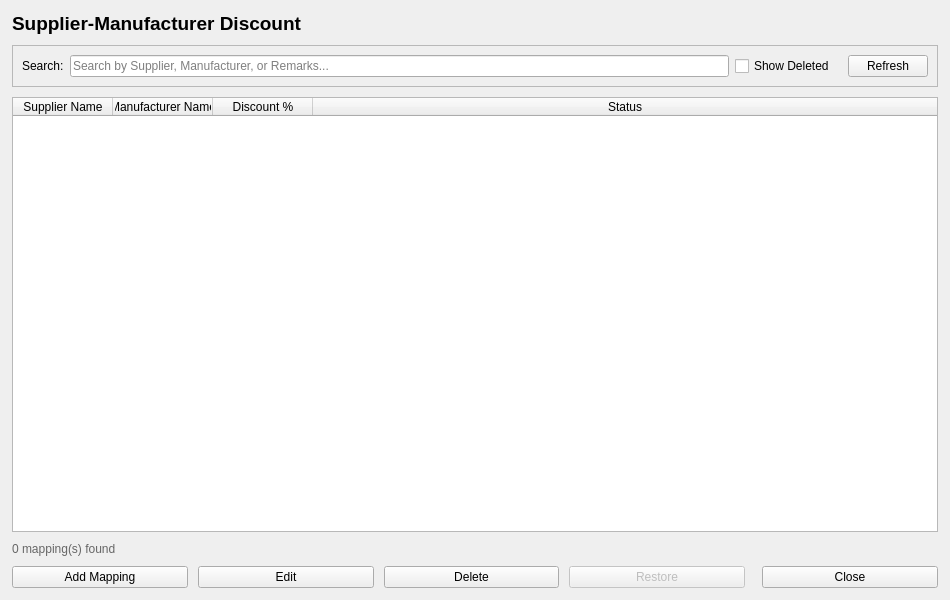
<?xml version="1.0" encoding="UTF-8"?>
<ui version="4.0">
 <class>SupplierManufacturerDiscountListWidget</class>
 <widget class="QWidget" name="SupplierManufacturerDiscountListWidget">
  <property name="geometry">
   <rect>
    <x>0</x>
    <y>0</y>
    <width>950</width>
    <height>600</height>
   </rect>
  </property>
  <property name="windowTitle">
   <string>Supplier-Manufacturer Discount</string>
  </property>
  <layout class="QVBoxLayout" name="verticalLayoutRoot">
   <property name="spacing">
    <number>10</number>
   </property>
   <property name="leftMargin">
    <number>12</number>
   </property>
   <property name="topMargin">
    <number>12</number>
   </property>
   <property name="rightMargin">
    <number>12</number>
   </property>
   <property name="bottomMargin">
    <number>12</number>
   </property>
   <item>
    <widget class="QLabel" name="lblTitle">
     <property name="font">
      <font>
       <pointsize>14</pointsize>
       <bold>true</bold>
      </font>
     </property>
     <property name="text">
      <string>Supplier-Manufacturer Discount</string>
     </property>
    </widget>
   </item>
   <item>
    <widget class="QFrame" name="frmToolbar">
     <property name="frameShape">
      <enum>QFrame::StyledPanel</enum>
     </property>
     <layout class="QHBoxLayout" name="horizontalLayoutToolbar">
      <item>
       <widget class="QLabel" name="lblSearch">
        <property name="text">
         <string>Search:</string>
        </property>
       </widget>
      </item>
      <item>
       <widget class="QLineEdit" name="txtSearch">
        <property name="placeholderText">
         <string>Search by Supplier, Manufacturer, or Remarks...</string>
        </property>
        <property name="clearButtonEnabled">
         <bool>true</bool>
        </property>
        <property name="toolTip">
         <string>Search Discount Mappings (Ctrl+F)</string>
        </property>
       </widget>
      </item>
      <item>
       <widget class="QCheckBox" name="chkShowDeleted">
        <property name="text">
         <string>Show Deleted</string>
        </property>
        <property name="toolTip">
         <string>Include soft-deleted mappings (needed to Restore one)</string>
        </property>
       </widget>
      </item>
      <item>
       <spacer name="horizontalSpacerToolbar">
        <property name="orientation">
         <enum>Qt::Horizontal</enum>
        </property>
       </spacer>
      </item>
      <item>
       <widget class="QPushButton" name="btnRefresh">
        <property name="text">
         <string>Refresh</string>
        </property>
        <property name="toolTip">
         <string>Reload discount list (F5)</string>
        </property>
       </widget>
      </item>
     </layout>
    </widget>
   </item>
   <item>
    <widget class="QTableWidget" name="tblDiscount">
     <property name="alternatingRowColors">
      <bool>true</bool>
     </property>
     <property name="selectionBehavior">
      <enum>QAbstractItemView::SelectRows</enum>
     </property>
     <property name="selectionMode">
      <enum>QAbstractItemView::SingleSelection</enum>
     </property>
     <property name="editTriggers">
      <set>QAbstractItemView::NoEditTriggers</set>
     </property>
     <property name="sortingEnabled">
      <bool>true</bool>
     </property>
     <attribute name="horizontalHeaderStretchLastSection">
      <bool>true</bool>
     </attribute>
     <column>
      <property name="text">
       <string>Supplier Name</string>
      </property>
     </column>
     <column>
      <property name="text">
       <string>Manufacturer Name</string>
      </property>
     </column>
     <column>
      <property name="text">
       <string>Discount %</string>
      </property>
     </column>
     <column>
      <property name="text">
       <string>Status</string>
      </property>
     </column>
    </widget>
   </item>
   <item>
    <widget class="QLabel" name="lblRecordCount">
     <property name="text">
      <string>0 mapping(s) found</string>
     </property>
     <property name="styleSheet">
      <string notr="true">color: #666666;</string>
     </property>
    </widget>
   </item>
   <item>
    <layout class="QHBoxLayout" name="horizontalLayoutButtons">
     <item>
      <widget class="QPushButton" name="btnAdd">
       <property name="text">
        <string>Add Mapping</string>
       </property>
       <property name="toolTip">
        <string>Add a new discount mapping (Ctrl+N)</string>
       </property>
      </widget>
     </item>
     <item>
      <widget class="QPushButton" name="btnEdit">
       <property name="text">
        <string>Edit</string>
       </property>
       <property name="toolTip">
        <string>Edit the selected mapping (Enter)</string>
       </property>
      </widget>
     </item>
     <item>
      <widget class="QPushButton" name="btnDelete">
       <property name="text">
        <string>Delete</string>
       </property>
       <property name="toolTip">
        <string>Soft-delete the selected mapping (Del)</string>
       </property>
      </widget>
     </item>
     <item>
      <widget class="QPushButton" name="btnRestore">
       <property name="text">
        <string>Restore</string>
       </property>
       <property name="toolTip">
        <string>Restore the selected deleted mapping</string>
       </property>
       <property name="enabled">
        <bool>false</bool>
       </property>
      </widget>
     </item>
     <item>
      <spacer name="horizontalSpacerButtons">
       <property name="orientation">
        <enum>Qt::Horizontal</enum>
       </property>
      </spacer>
     </item>
     <item>
      <widget class="QPushButton" name="btnClose">
       <property name="text">
        <string>Close</string>
       </property>
       <property name="toolTip">
        <string>Close this screen (Esc)</string>
       </property>
      </widget>
     </item>
    </layout>
   </item>
  </layout>
 </widget>
 <tabstops>
  <tabstop>txtSearch</tabstop>
  <tabstop>chkShowDeleted</tabstop>
  <tabstop>btnRefresh</tabstop>
  <tabstop>tblDiscount</tabstop>
  <tabstop>btnAdd</tabstop>
  <tabstop>btnEdit</tabstop>
  <tabstop>btnDelete</tabstop>
  <tabstop>btnRestore</tabstop>
  <tabstop>btnClose</tabstop>
 </tabstops>
 <resources/>
 <connections/>
</ui>
